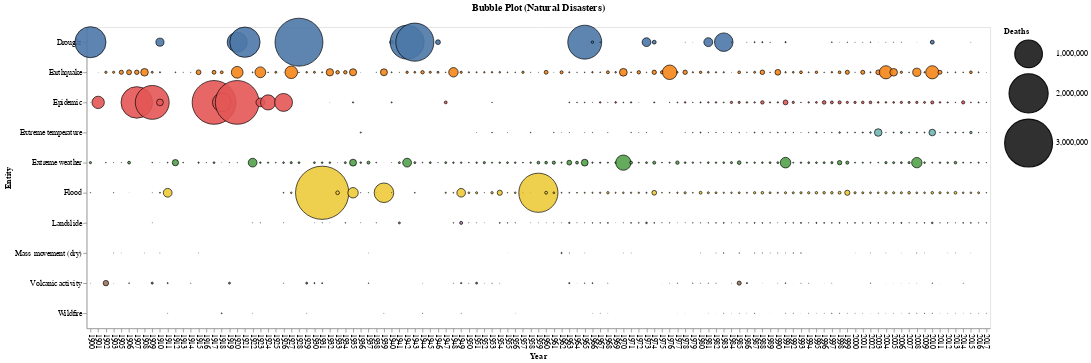

Source (notebook cell):
### Markdown cell above
## Bubble Plot (Natural Disasters)

### Code cell
@vlplot(
  data = disasters,
  mark = {:circle, tooltip = true, opacity=0.9, stroke=:black, strokeWidth=1},  # opicity is brighness, stroke is color of edges, strokeWidth thickness of stroke
  x = {"Year:o", axis={labelAngle=90}, }, # axis={labelAngle=90} rotates the axis lables to 0 degrees
  y = "Entity:n",
  size = {"Deaths:q", scale={range=[0,5000]}},
  color = {"Entity:n", legend = false},
  height = 400,
  width = 1200,
  title = "Bubble Plot (Natural Disasters)"
)

### Figure 1 — Vega-Lite specification as saved in the notebook (floating-point values rounded to 4 significant figures; data arrays with more than 128 entries replaced by an {"elided": "..."} marker saying what was removed)
{"data": {"values": {"elided": "686 records"}}, "encoding": {"color": {"field": "Entity", "legend": false, "type": "nominal"}, "size": {"field": "Deaths", "scale": {"range": [0, 5000]}, "type": "quantitative"}, "x": {"axis": {"labelAngle": 90}, "field": "Year", "type": "ordinal"}, "y": {"field": "Entity", "type": "nominal"}}, "height": 400, "mark": {"opacity": 0.9, "stroke": "black", "strokeWidth": 1, "tooltip": true, "type": "circle"}, "title": "Bubble Plot (Natural Disasters)", "width": 1200}
